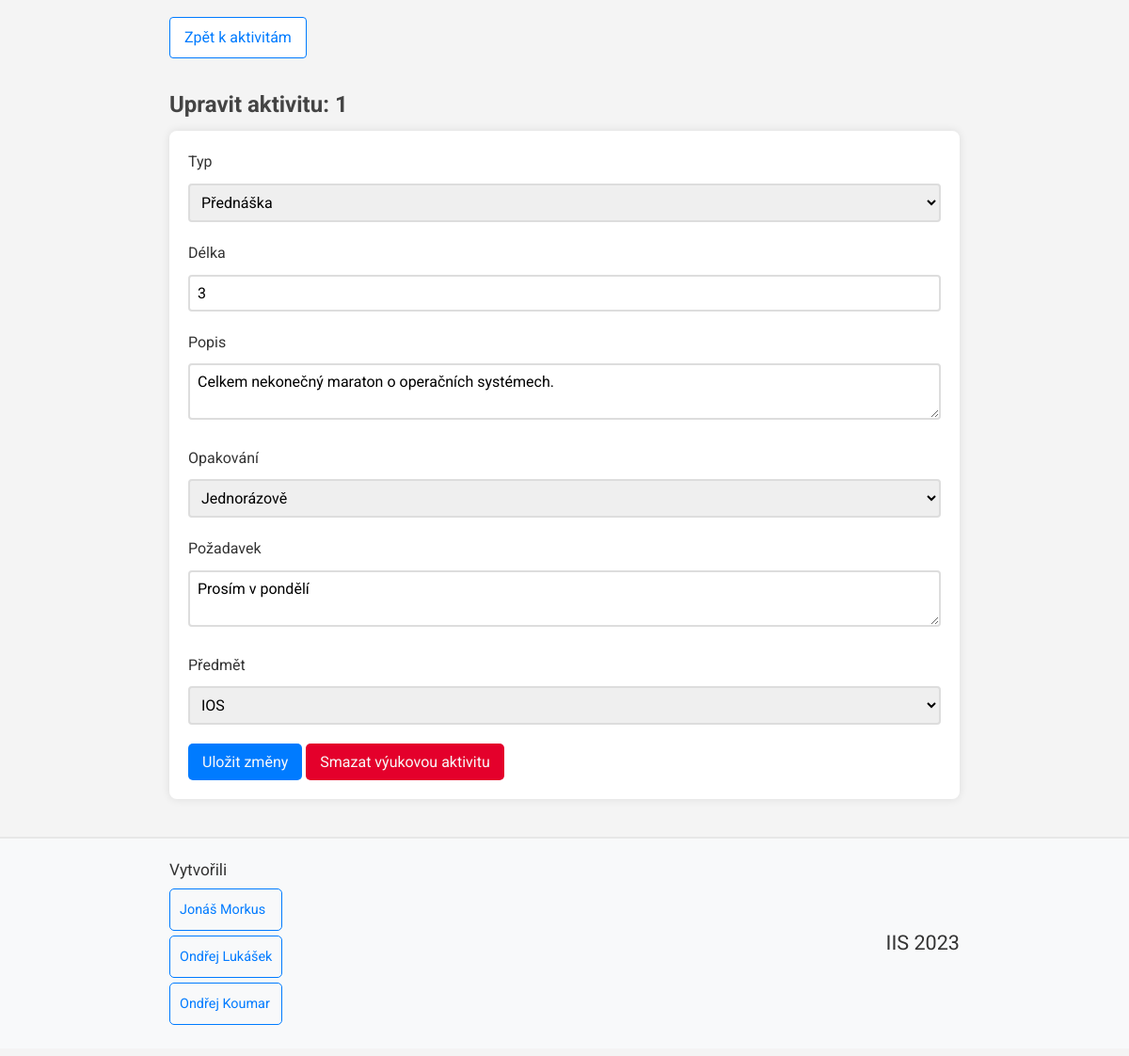
Page /views/activity_views/activity_info.php?ID_Aktiv=1 (signed in) on the committed database.
### tables this page shows
CREATE TABLE Vyuk_aktivita (
	ID_Aktiv INT(5) NOT NULL AUTO_INCREMENT,
	typ varchar(10) NOT NULL,
	delka int(2),
	popis varchar(100) NOT NULL,
    pozadavek varchar(200),
	opakovani varchar(20) NOT NULL,
	mistnost varchar(6),
    predmet varchar(3) NOT NULL,
    start int(2),
    den varchar(2),
    vyucujici INT(5),
	PRIMARY KEY (ID_Aktiv),
    FOREIGN KEY (predmet) REFERENCES Predmet(zkratka) ON DELETE CASCADE,
    FOREIGN KEY (mistnost) REFERENCES Mistnost(ID_mist) ON DELETE SET NULL,
    FOREIGN KEY (vyucujici) REFERENCES Osoba(ID_Osoba) ON DELETE SET NULL
);

### services/activity_service.php (called while the page is built, shortened)
<?php
require_once __DIR__ . "/../misc/db_conn_parameters.php";
class activityService {
    private PDO $pdo;
    function __construct()
    {
        try {
            $params = getDbConnectionParams();
            $this->pdo = new PDO($params["connString"], $params["userName"], $params["password"], $params["options"]);
        }
        catch (PDOException $e) {
            error_log("Error connecting to database: " . $e->getMessage());
        }
    }
    function getActivityInfo($id){
        try {
            $stmt = $this->pdo->prepare("SELECT * FROM Vyuk_aktivita WHERE ID_Aktiv = (?)");
            $stmt->execute(array($id));
            return $stmt->fetch(PDO::FETCH_ASSOC);
        }
        catch (PDOException $e) {
            error_log("Data input unsuccessful");
            return null;
        }
    }
}

### misc/db_conn_parameters.php (called while the page is built)
<?php
function getDbConnectionParams()
{
    $connString = "mysql:host=db;dbname=mydatabase";
    $userName = "myuser";
    $password = "mypassword";
    $options = array(
        PDO::MYSQL_ATTR_INIT_COMMAND => "SET NAMES 'utf8'"
    );
    return array(
        "connString" => $connString,
        "userName" => $userName,
        "password" => $password,
        "options" => $options
    );
}

### services/subject_service.php (called while the page is built, shortened)
<?php
require_once __DIR__ . "/../misc/db_conn_parameters.php";
class subjectService {
    private PDO $pdo;
    function __construct()
    {
        try {
            $params = getDbConnectionParams();
            $this->pdo = new PDO($params["connString"], $params["userName"], $params["password"], $params["options"]);
        }
        catch (PDOException $e) {
            error_log("Error connecting to database: " . $e->getMessage());
        }
    }
    function getGarantedSubjects($ID) {
        try {
            $stmt = $this->pdo->prepare("SELECT zkratka FROM Predmet WHERE garant = ?");
            $stmt->execute(array($ID));
            return $stmt->fetchAll();
        }
        catch (PDOException $e) {
            error_log("Could not get subjects garanted by $ID: " . $e->getMessage());
            return null;
        }
    }
}

### views/activity_views/activity_info.php (the view, shortened to what this page needs)
<?php
require_once "../../common.php";
require_once "../../services/activity_service.php";
require_once "../../services/subject_service.php";
$subjectService = new subjectService();
$subjects = $subjectService->getGarantedSubjects($_SESSION['user_id']);
$activityService = new activityService();
$infoArray = $activityService->getActivityInfo($_GET["ID_Aktiv"]);
$isAdmin = false;
?>
<a class='direct_link' href="activity_management.php">Zpět k aktivitám</a>
<h2>Upravit aktivitu: <?php if (isset($infoArray["ID_Aktiv"])) echo $infoArray['ID_Aktiv']; ?></h2>
<form action="../../controllers/activity_controllers/activity_edit.php" method="post" onsubmit="return validateForm(fields);">
    <label for="typ">Typ</label>
    <select id="typ" name="typ">
        <option value="prednaska" <?php if (isset($infoArray["typ"])) echo checkSelect("prednaska", $infoArray['typ']) ?>>Přednáška</option>
    </select><br>
    <label for="delka">Délka</label>
    <input type="text" name="delka" value="<?php if (isset($infoArray["delka"])) echo $infoArray['delka']; ?>" id="delka"/>
    <br>
    <label for="popis">Popis</label>
    <textarea name="popis" id="popis"><?php if (isset($infoArray["popis"])) echo $infoArray['popis']; ?></textarea>
    <br>
    <label for="opakovani">Opakování</label>
    <select id="opakovani" name="opakovani">
        <option value="JR" <?php if (isset($infoArray["typ"])) echo checkSelect("JR", $infoArray['typ']) ?>>Jednorázově</option>
    </select><br>
    <label for="pozadavek">Požadavek</label>
    <textarea name="pozadavek" id="pozadavek"><?= $infoArray['pozadavek']; ?></textarea>
    <br>
    <label for="predmet">Předmět</label>
    <select id="predmet" name="predmet">
        <?php
        if ($isAdmin) {
            $subjects = $subjectService->getSubjectIDs();
            foreach ($subjects as $subject) {
                echo "<option value='" . $subject . "'>" . $subject . "</option>";
            }
        }
        else {
            $subjects = $subjectService->getGarantedSubjects($_SESSION['user_id']);
            foreach ($subjects as $subject) {
                echo "<option value='" . $subject['zkratka'] . "'>" . $subject['zkratka'] . "</option>";
            }
        }
        ?>
    </select>
    <br>
    <input type="submit" value="Uložit změny">
    <input type="submit" formaction="../../controllers/activity_controllers/activity_delete.php" value="Smazat výukovou aktivitu" class="btnRemove2">
</form>

### public/style.css (style rules this page uses)
.direct_link { display: inline-block; color: #007bff; background-color: #fff; padding: 8px 15px; margin: 10px 0; border-radius: 4px; text-decoration: none; border: 1px solid #007bff; transition: background-color 0.3s, color 0.3s; }
* { font-family: 'Roboto', sans-serif; }
body { background-color: #f4f4f4; color: #333; line-height: 1.6; margin: 8px 0; }
h1, h2, h3 { color: #333; }
h2 { font-size: 1.5em; color: #444; margin-bottom: 0.4em; }
form { background: #fff; padding: 20px; border-radius: 8px; box-shadow: 0 0 10px rgba(0,0,0,0.1); margin-bottom: 20px; }
input, select { font-size: 1em; }
input[type="text"], input[type="number"], input[type="tel"], input[type="email"], input[type="password"], select { width: 100%; padding: 8px; margin-bottom: 20px; border-radius: 4px; border: 2px solid #ddd; box-sizing: border-box; }
label { display: inline-block; align-items: center; margin-right: 20px; margin-bottom: 10px; }
textarea { width: 100%; height: 60px; padding: 8px; margin-bottom: 20px; border-radius: 4px; border: 2px solid #ddd; box-sizing: border-box; font-size: 1em; }
input[type="submit"] { background: #007bff; color: #f8f9fa; padding: 10px 15px; border: none; border-radius: 5px; cursor: pointer; transition: background-color 0.3s, color 0.3s; }
.btnRemove2 { background: #e4002b !important; }

### rows in the picture
vyuk_aktivita: ID_Aktiv "1", typ "Přednáška", delka "3", popis "Celkem nekonečný maraton o operačních systémech.", pozadavek "Prosím v pondělí"

### other values in the picture
form field predmet "IOS"
